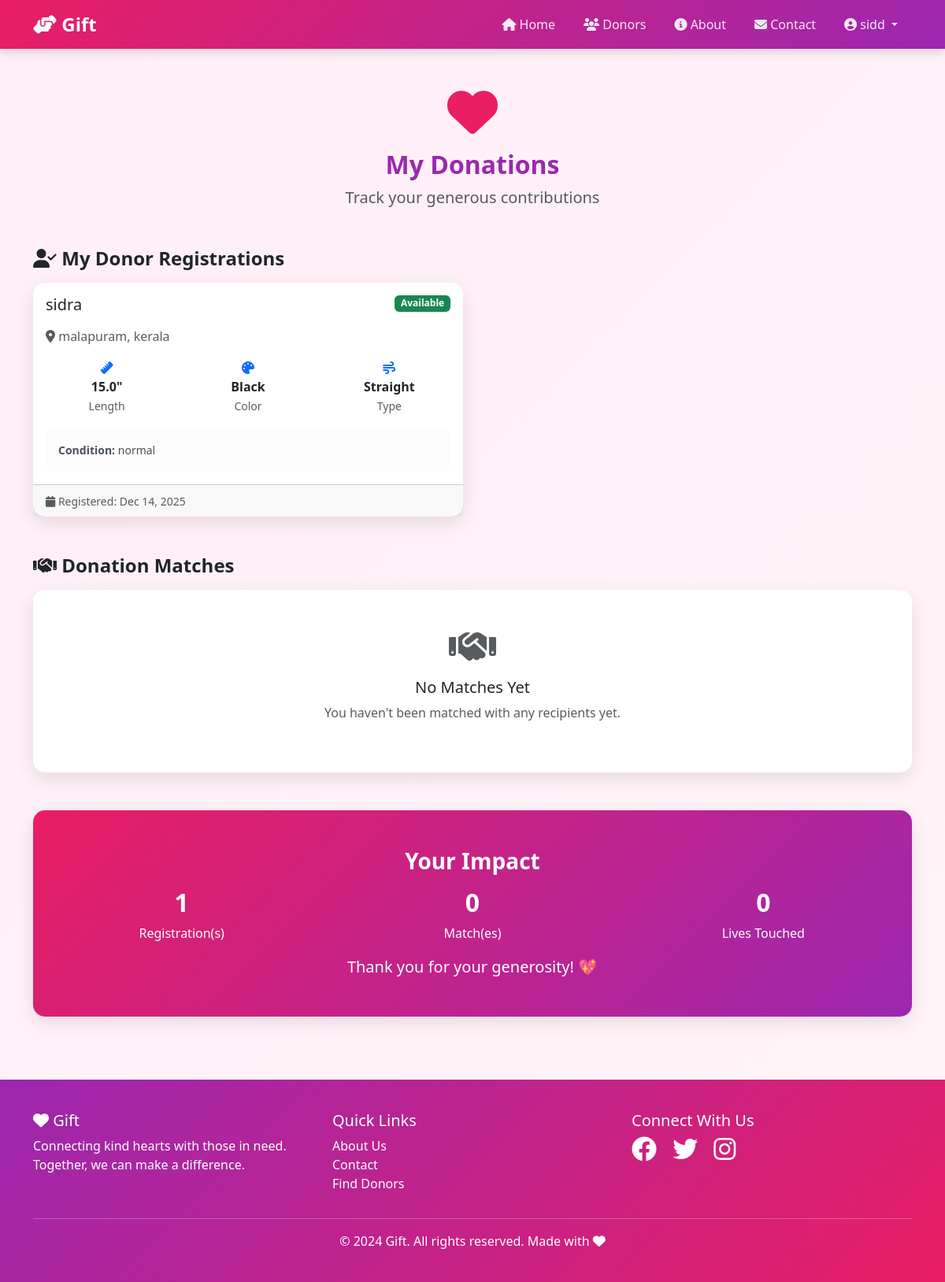
Page /my-donations/ (signed in) on the committed database.
### hair_app/models.py (models this page shows, shortened)
class HairDonor(models.Model):
    GENDER_CHOICES = [
        ('M', 'Male'),
        ('F', 'Female'),
        ('O', 'Other'),
    ]
    HAIR_TYPE_CHOICES = [
        ('Straight', 'Straight'),
        ('Wavy', 'Wavy'),
        ('Curly', 'Curly'),
        ('Coily', 'Coily'),
    ]
    HAIR_COLOR_CHOICES = [
        ('Black', 'Black'),
        ('Brown', 'Brown'),
        ('Blonde', 'Blonde'),
        ('Red', 'Red'),
        ('Grey', 'Grey'),
        ('Other', 'Other'),
    ]
    STATUS_CHOICES = [
        ('Available', 'Available'),
        ('Donated', 'Donated'),
        ('Pending', 'Pending'),
    ]
    user = models.ForeignKey(User, on_delete=models.CASCADE, null=True, blank=True)
    full_name = models.CharField(max_length=200)
    email = models.EmailField()
    phone = models.CharField(max_length=15)
    age = models.IntegerField()
    gender = models.CharField(max_length=1, choices=GENDER_CHOICES)
    address = models.TextField()
    city = models.CharField(max_length=100)
    state = models.CharField(max_length=100)
    pincode = models.CharField(max_length=10)
    hair_length = models.FloatField(help_text="Hair length in inches")
    hair_type = models.CharField(max_length=20, choices=HAIR_TYPE_CHOICES)
    hair_color = models.CharField(max_length=20, choices=HAIR_COLOR_CHOICES)
    hair_condition = models.TextField(help_text="Any chemical treatments, dyed, etc.")
    willing_to_donate = models.BooleanField(default=True)
    donation_date = models.DateField(null=True, blank=True)
    status = models.CharField(max_length=20, choices=STATUS_CHOICES, default='Available')
    created_at = models.DateTimeField(auto_now_add=True)
    updated_at = models.DateTimeField(auto_now=True)
    class Meta:
        ordering = ['-created_at']

### hair_app/views.py (the view)
# urls.py: path('my-donations/', views.my_donations, name='my_donations'),
@login_required
def my_donations(request):
    my_donor_records = HairDonor.objects.filter(user=request.user)
    my_donation_matches = DonationMatch.objects.filter(donor__user=request.user)
    context = {
        'donor_records': my_donor_records,
        'donation_matches': my_donation_matches,
    }
    return render(request, 'hair_app/donor/my_donations.html', context)

### hair_app/templates/hair_app/donor/my_donations.html (shortened to what this page needs)
{% extends 'hair_app/base.html' %}
{% block content %}
<div class="container my-5">
    <div class="text-center mb-5">
        <i class="fas fa-heart fa-4x" style="color: var(--primary-color);"></i>
        <h2 class="mt-3 fw-bold" style="color: var(--secondary-color);">My Donations</h2>
        <p class="lead text-muted">Track your generous contributions</p>
    </div>
    <div class="mb-5">
        <h4 class="fw-bold mb-3">
            <i class="fas fa-user-check"></i> My Donor Registrations
        </h4>
        {% if donor_records %}
            <div class="row g-4">
                {% for donor in donor_records %}
                    <div class="col-lg-6">
                        <div class="card h-100">
                            <div class="card-body">
                                <div class="d-flex justify-content-between align-items-start mb-3">
                                    <h5 class="card-title mb-0">{{ donor.full_name }}</h5>
                                    {% if donor.status == 'Available' %}
                                        <span class="badge bg-success">Available</span>
                                    {% elif donor.status == 'Donated' %}
                                        <span class="badge bg-info">Donated</span>
                                    {% else %}
                                        <span class="badge bg-warning">Pending</span>
                                    {% endif %}
                                </div>
                                <p class="text-muted mb-3">
                                    <i class="fas fa-map-marker-alt"></i> {{ donor.city }}, {{ donor.state }}
                                </p>
                                <div class="row text-center mb-3">
                                    <div class="col-4">
                                        <i class="fas fa-ruler text-primary"></i>
                                        <div><strong>{{ donor.hair_length }}"</strong></div>
                                        <small class="text-muted">Length</small>
                                    </div>
                                    <div class="col-4">
                                        <i class="fas fa-palette text-primary"></i>
                                        <div><strong>{{ donor.hair_color }}</strong></div>
                                        <small class="text-muted">Color</small>
                                    </div>
                                    <div class="col-4">
                                        <i class="fas fa-wind text-primary"></i>
                                        <div><strong>{{ donor.hair_type }}</strong></div>
                                        <small class="text-muted">Type</small>
                                    </div>
                                </div>
                                <div class="alert alert-light mb-0">
                                    <small><strong>Condition:</strong> {{ donor.hair_condition|truncatewords:15 }}</small>
                                </div>
                            </div>
                            <div class="card-footer text-muted">
                                <small>
                                    <i class="fas fa-calendar"></i> Registered: {{ donor.created_at|date:"M d, Y" }}
                                </small>
                            </div>
                        </div>
                    </div>
                {% endfor %}
            </div>
        {% endif %}
    </div>
    <div class="mb-5">
        <h4 class="fw-bold mb-3">
            <i class="fas fa-handshake"></i> Donation Matches
        </h4>
        {% if donation_matches %}
            <div class="table-responsive">
                <table class="table table-hover">
                    <thead class="table-primary">
                        <tr>
                            <th>Recipient</th>
                            <th>Patient Type</th>
                            <th>Matched Date</th>
                            <th>Status</th>
                            <th>Action</th>
                        </tr>
                    </thead>
                    <tbody>
                        {% for match in donation_matches %}
                            <tr>
                                <td>
                                    <strong>{{ match.request.patient_name }}</strong><br>
                                    <small class="text-muted">{{ match.request.city }}</small>
                                </td>
                                <td>
                                    <span class="badge bg-primary">{{ match.request.patient_type }}</span>
                                </td>
                                <td>{{ match.matched_date|date:"M d, Y" }}</td>
                                <td>
                                    {% if match.donation_completed %}
                                        <span class="badge bg-success">
                                            <i class="fas fa-check-circle"></i> Completed
                                        </span>
                                    {% else %}
                                        <span class="badge bg-warning text-dark">
                                            <i class="fas fa-clock"></i> Pending
                                        </span>
                                    {% endif %}
                                </td>
                                <td>
                                    <a href="{% url 'request_detail' match.request.pk %}"
                                       class="btn btn-sm btn-outline-primary">
                                        <i class="fas fa-eye"></i> View
                                    </a>
                                </td>
                            </tr>
                        {% endfor %}
                    </tbody>
                </table>
            </div>
        {% else %}
            <div class="card">
                <div class="card-body text-center py-5">
                    <i class="fas fa-handshake fa-3x text-muted mb-3"></i>
                    <h5>No Matches Yet</h5>
                    <p class="text-muted">You haven't been matched with any recipients yet.</p>
                </div>
            </div>
        {% endif %}
    </div>
    <div class="card text-white" style="background: linear-gradient(135deg, var(--primary-color), var(--secondary-color));">
        <div class="card-body text-center py-5">
            <h3 class="fw-bold mb-3">Your Impact</h3>
            <div class="row">
                <div class="col-md-4">
                    <h2 class="fw-bold">{{ donor_records.count }}</h2>
                    <p>Registration(s)</p>
                </div>
                <div class="col-md-4">
                    <h2 class="fw-bold">{{ donation_matches.count }}</h2>
                    <p>Match(es)</p>
                </div>
                <div class="col-md-4">
                    <h2 class="fw-bold">{{ donation_matches|length }}</h2>
                    <p>Lives Touched</p>
                </div>
            </div>
            <p class="lead mb-0">Thank you for your generosity! 💖</p>
        </div>
    </div>
</div>
{% endblock %}

### hair_app/templates/hair_app/base.html (shortened to what this page needs)
<!DOCTYPE html>
<html lang="en">
<head>
    <link href="https://cdn.jsdelivr.net/npm/bootstrap@5.3.0/dist/css/bootstrap.min.css" rel="stylesheet">
    <link rel="stylesheet" href="https://cdnjs.cloudflare.com/ajax/libs/font-awesome/6.4.0/css/all.min.css">
</head>
<body>
    <nav class="navbar navbar-expand-lg navbar-dark">
        <div class="container">
            <a class="navbar-brand" href="{% url 'home' %}">
                <i class="fas fa-hands-helping"></i> Gift
            </a>
            <div class="collapse navbar-collapse" id="navbarNav">
                <ul class="navbar-nav ms-auto">
                    <li class="nav-item">
                        <a class="nav-link" href="{% url 'home' %}"><i class="fas fa-home"></i> Home</a>
                    </li>
                    <li class="nav-item">
                        <a class="nav-link" href="{% url 'donor_list' %}"><i class="fas fa-users"></i> Donors</a>
                    </li>
                    <li class="nav-item">
                        <a class="nav-link" href="{% url 'about' %}"><i class="fas fa-info-circle"></i> About</a>
                    </li>
                    <li class="nav-item">
                        <a class="nav-link" href="{% url 'contact' %}"><i class="fas fa-envelope"></i> Contact</a>
                    </li>
                    {% if user.is_authenticated %}
                        <li class="nav-item dropdown">
                            <a class="nav-link dropdown-toggle" href="#" id="navbarDropdown" role="button" data-bs-toggle="dropdown">
                                <i class="fas fa-user-circle"></i> {{ user.username }}
                            </a>
                        </li>
                    {% endif %}
                </ul>
            </div>
        </div>
    </nav>
    {% block content %}{% endblock %}
    <footer>
        <div class="container">
            <div class="row">
                <div class="col-md-4">
                    <h5><i class="fas fa-heart"></i> Gift</h5>
                    <p>Connecting kind hearts with those in need. Together, we can make a difference.</p>
                </div>
                <div class="col-md-4">
                    <h5>Quick Links</h5>
                    <ul class="list-unstyled">
                        <li><a href="{% url 'about' %}" class="text-white text-decoration-none">About Us</a></li>
                        <li><a href="{% url 'contact' %}" class="text-white text-decoration-none">Contact</a></li>
                        <li><a href="{% url 'donor_list' %}" class="text-white text-decoration-none">Find Donors</a></li>
                    </ul>
                </div>
                <div class="col-md-4">
                    <h5>Connect With Us</h5>
                    <div class="social-links">
                        <a href="#" class="text-white me-3"><i class="fab fa-facebook fa-2x"></i></a>
                        <a href="#" class="text-white me-3"><i class="fab fa-twitter fa-2x"></i></a>
                        <a href="#" class="text-white me-3"><i class="fab fa-instagram fa-2x"></i></a>
                    </div>
                </div>
            </div>
            <hr class="bg-white">
            <p class="text-center mb-0">&copy; 2024 Gift. All rights reserved. Made with <i class="fas fa-heart"></i></p>
        </div>
    </footer>
</body>
</html>

### hair_app/templates/hair_app/base.html (style rules this page uses)
:root { --primary-color: #e91e63; --secondary-color: #9c27b0; --accent-color: #ff6090; }
body { font-family: 'Segoe UI', Tahoma, Geneva, Verdana, sans-serif; background: linear-gradient(135deg, #ffeef8 0%, #fff5f8 100%); min-height: 100vh; }
.navbar { background: linear-gradient(135deg, var(--primary-color) 0%, var(--secondary-color) 100%); box-shadow: 0 4px 12px rgba(0,0,0,0.15); }
.navbar-brand { font-weight: bold; font-size: 1.5rem; color: white !important; }
.nav-link { color: rgba(255,255,255,0.9) !important; margin: 0 10px; transition: all 0.3s; }
.card { border: none; border-radius: 15px; box-shadow: 0 8px 25px rgba(0,0,0,0.1); transition: all 0.3s; }
footer { background: linear-gradient(135deg, var(--secondary-color), var(--primary-color)); color: white; padding: 40px 0; margin-top: 80px; }
.alert { border-radius: 10px; border: none; }

### rows in the picture
HairDonor: full_name "sidra", status "Available", city "malapuram", state "kerala", hair_length "15.0", hair_color "Black", hair_type "Straight", hair_condition "normal", created_at "Dec 14, 2025"

### other values in the picture
{{ user.username }} "sidd"
{{ donor_records.count }} "1"
{{ donation_matches.count }} "0"
{{ donation_matches|length }} "0"
